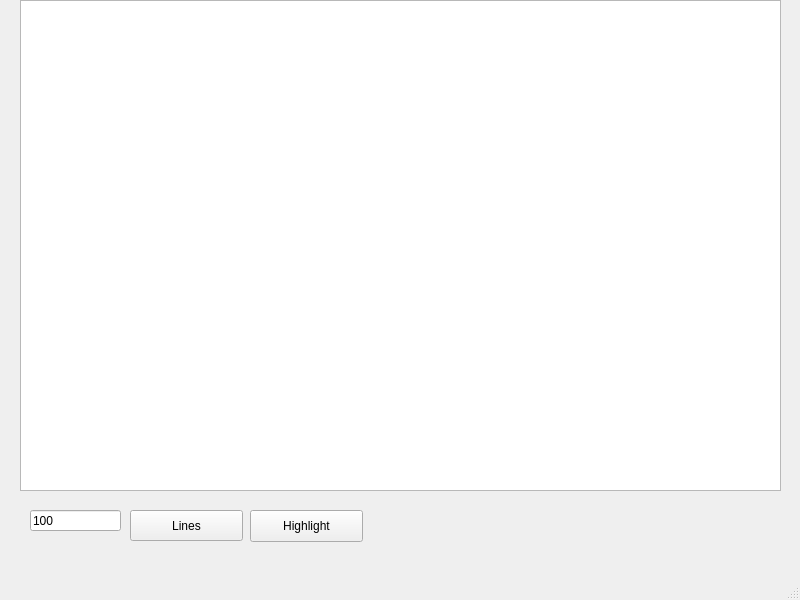
<?xml version="1.0" encoding="UTF-8"?>
<ui version="4.0">
 <class>MainWindow</class>
 <widget class="QMainWindow" name="MainWindow">
  <property name="geometry">
   <rect>
    <x>0</x>
    <y>0</y>
    <width>800</width>
    <height>600</height>
   </rect>
  </property>
  <property name="windowTitle">
   <string>MainWindow</string>
  </property>
  <widget class="QWidget" name="centralwidget">
   <widget class="QGraphicsView" name="graphicsView">
    <property name="geometry">
     <rect>
      <x>20</x>
      <y>0</y>
      <width>761</width>
      <height>491</height>
     </rect>
    </property>
    <property name="verticalScrollBarPolicy">
     <enum>Qt::ScrollBarAlwaysOff</enum>
    </property>
    <property name="horizontalScrollBarPolicy">
     <enum>Qt::ScrollBarAlwaysOff</enum>
    </property>
   </widget>
   <widget class="QPushButton" name="pushButton">
    <property name="geometry">
     <rect>
      <x>130</x>
      <y>510</y>
      <width>113</width>
      <height>31</height>
     </rect>
    </property>
    <property name="text">
     <string>Lines</string>
    </property>
   </widget>
   <widget class="QPushButton" name="pushButton_2">
    <property name="geometry">
     <rect>
      <x>250</x>
      <y>510</y>
      <width>113</width>
      <height>32</height>
     </rect>
    </property>
    <property name="text">
     <string>Highlight</string>
    </property>
   </widget>
   <widget class="QLineEdit" name="lineEdit">
    <property name="geometry">
     <rect>
      <x>30</x>
      <y>510</y>
      <width>91</width>
      <height>21</height>
     </rect>
    </property>
    <property name="text">
     <string>100</string>
    </property>
    <property name="placeholderText">
     <string/>
    </property>
   </widget>
  </widget>
  <widget class="QMenuBar" name="menubar">
   <property name="geometry">
    <rect>
     <x>0</x>
     <y>0</y>
     <width>800</width>
     <height>22</height>
    </rect>
   </property>
  </widget>
  <widget class="QStatusBar" name="statusbar"/>
 </widget>
 <resources/>
 <connections/>
</ui>
